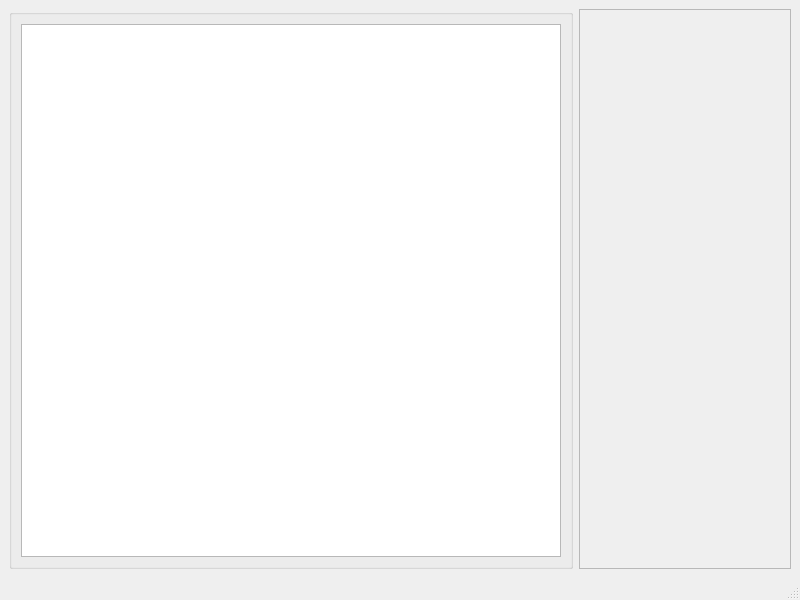
<?xml version="1.0" encoding="UTF-8"?>
<ui version="4.0">
 <class>MainWindow</class>
 <widget class="QMainWindow" name="MainWindow">
  <property name="geometry">
   <rect>
    <x>0</x>
    <y>0</y>
    <width>800</width>
    <height>600</height>
   </rect>
  </property>
  <property name="windowTitle">
   <string>MainWindow</string>
  </property>
  <widget class="QWidget" name="centralwidget">
   <layout class="QGridLayout" name="gridLayout">
    <item row="0" column="0">
     <layout class="QHBoxLayout" name="horizontalLayout" stretch="8,3">
      <item>
       <widget class="QGroupBox" name="groupBox">
        <property name="font">
         <font>
          <pointsize>14</pointsize>
         </font>
        </property>
        <property name="title">
         <string/>
        </property>
        <layout class="QGridLayout" name="gridLayout_3" columnstretch="0,0">
         <item row="0" column="0">
          <widget class="QGraphicsView" name="graphicsView"/>
         </item>
        </layout>
       </widget>
      </item>
      <item>
       <widget class="QScrollArea" name="scrollArea">
        <property name="widgetResizable">
         <bool>true</bool>
        </property>
        <widget class="QWidget" name="scrollAreaWidgetContents">
         <property name="geometry">
          <rect>
           <x>0</x>
           <y>0</y>
           <width>209</width>
           <height>558</height>
          </rect>
         </property>
         <layout class="QVBoxLayout" name="verticalLayout"/>
        </widget>
       </widget>
      </item>
     </layout>
    </item>
   </layout>
  </widget>
  <widget class="QStatusBar" name="statusbar"/>
 </widget>
 <resources/>
 <connections/>
</ui>
